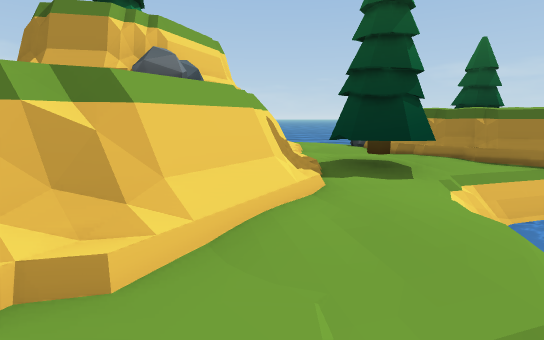
View 1 (above)

24 first-person views from a walk through a scene from a Unity 3-D project. The camera is 1.2 m above the floor, tilts 10° down and sees 85° across. The floor is counted in squares, 1 m on a side. Each view is taken from the middle of a square. On the plan, view 1 faces up. The plan holds only what a view shows up to about 13 squares ahead; the rest is blank. The place goes on beyond the plan. Some surface patterns are stand-ins.

View 2
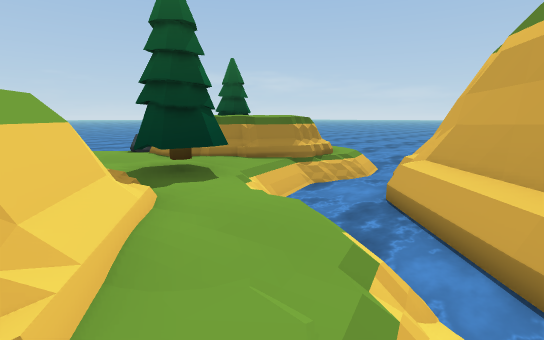

View 3
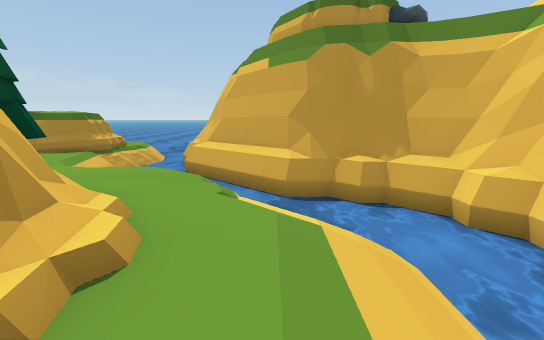

View 4
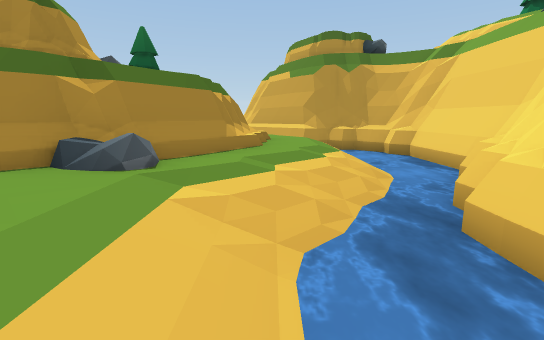

View 5
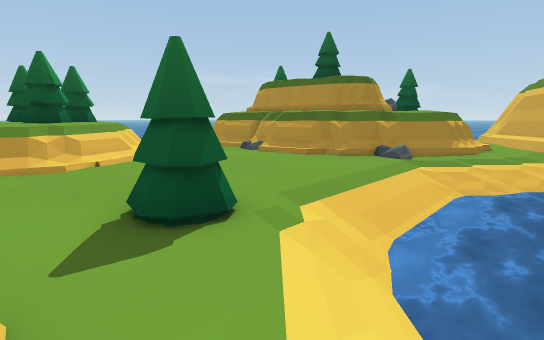

View 6
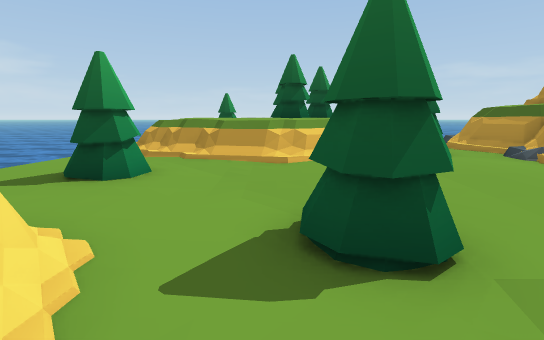

View 7
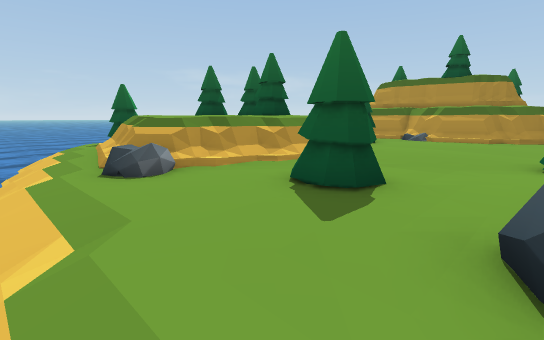

View 8
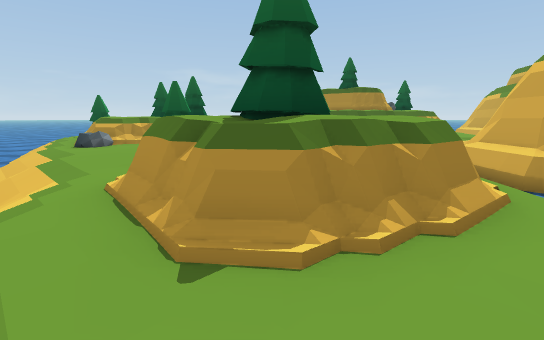

View 9
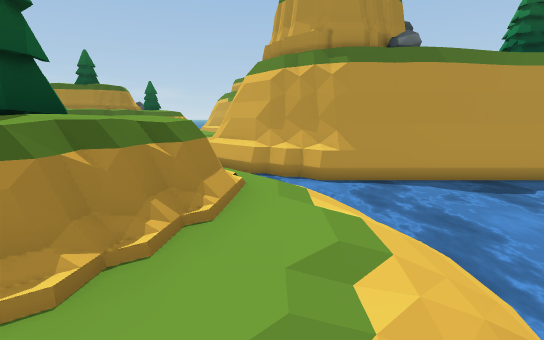

View 10
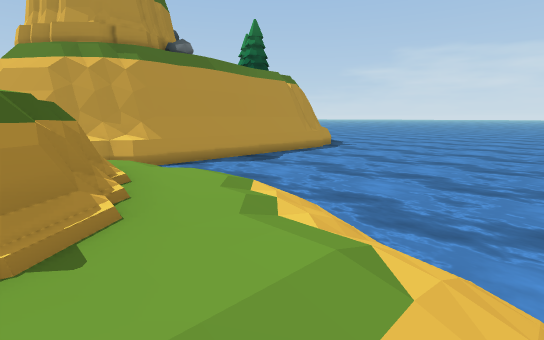

View 11
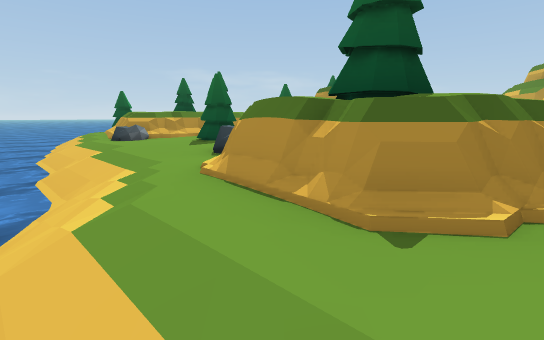

View 12
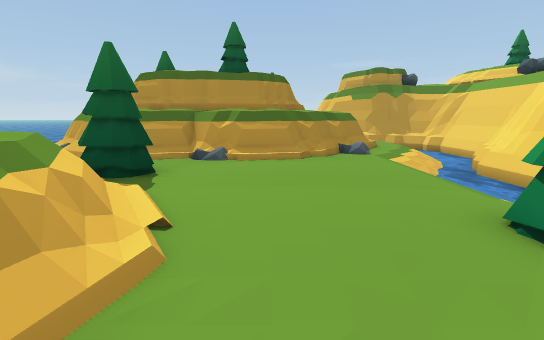

View 13
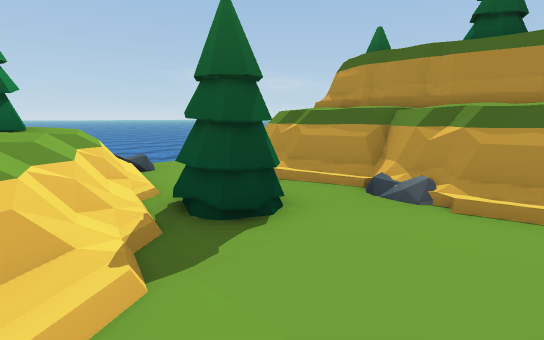

View 14
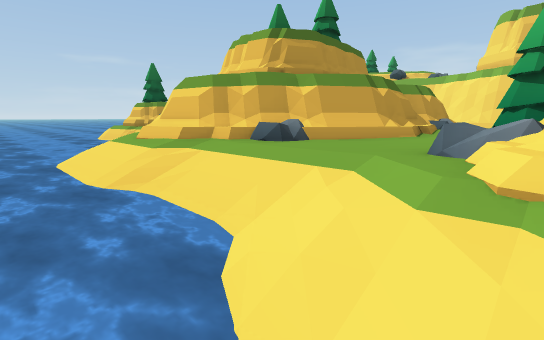

View 15
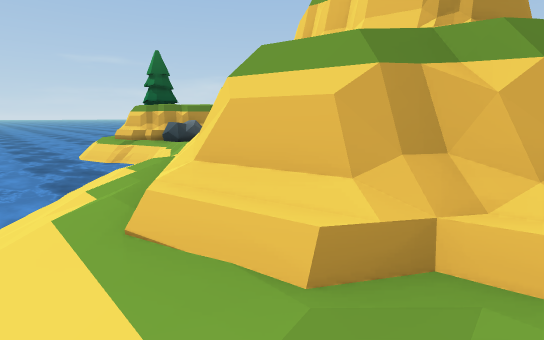

View 16
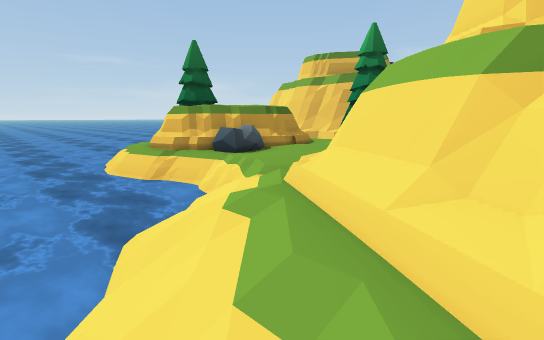

View 17
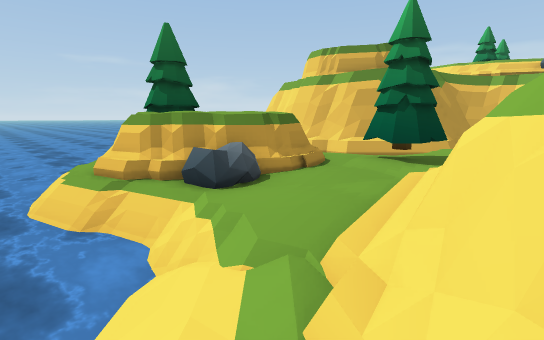

View 18
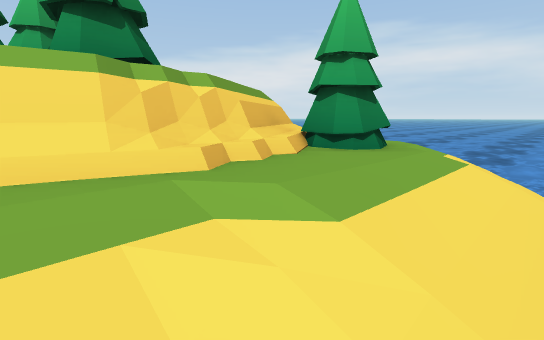

View 19
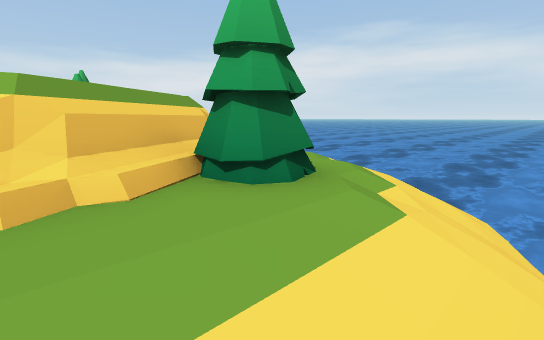

View 20
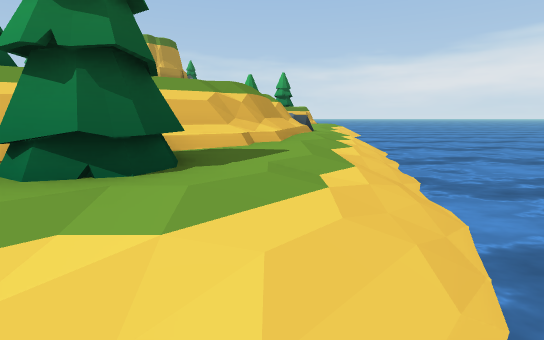

View 21
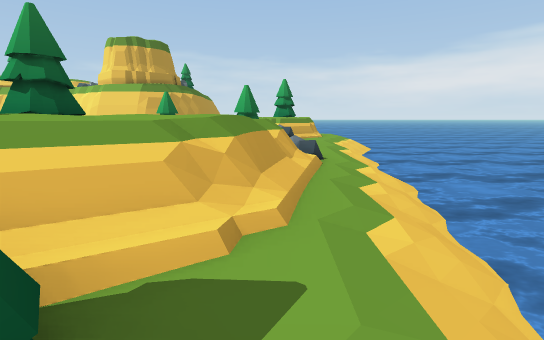

View 22
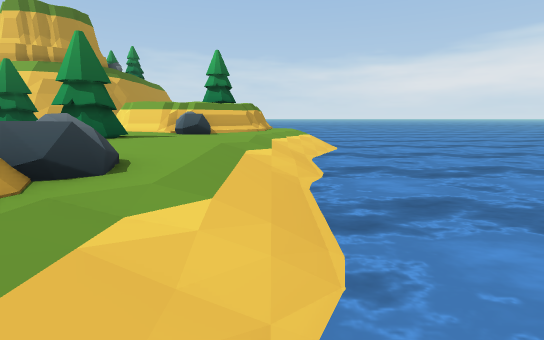

View 23
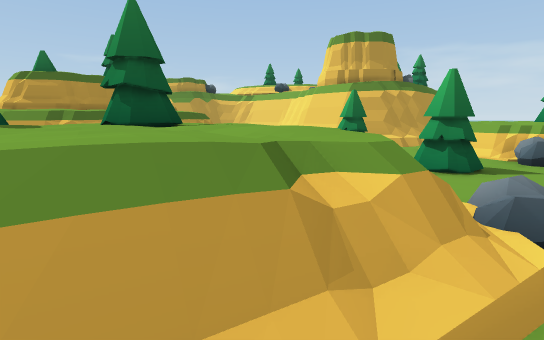

View 24
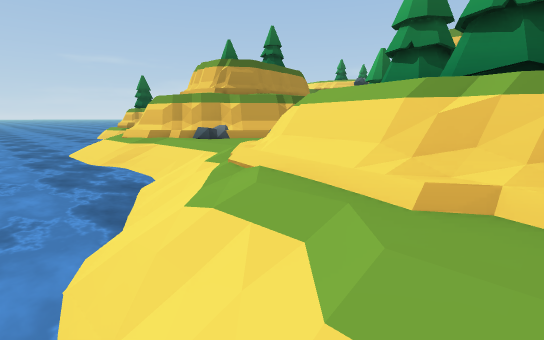

### Floor plan
Key: @ floor where view 1 was taken; # wall or solid block; x gap in a wall; . main floor; : floor 0.25 m higher than the main floor; - floor 0.25 m lower than the main floor; + floor 0.5 m higher than the main floor; _ floor 0.5 m lower than the main floor; * floor 0.75 m higher than the main floor; < floor 0.75 m lower than the main floor; % floor 1 m higher than the main floor; / step, stairs or slope; = window, fence, low wall or low ledge; ~ water the walk can cross; ≈ water the walk keeps out of; ^ raised ledge; T tree; O other object.
Columns run from 26 left of view 1 to 8 right of it. Each row starts with its distance up from view 1.
 20      ≈
 19 ≈≈≈≈≈≈≈~/////~~≈≈≈≈≈≈≈≈
 18 ≈≈≈≈≈≈~//---///~~~≈≈≈≈≈≈≈≈≈≈≈
 17 ≈≈≈≈≈~//TT.././//~~~~~~~~≈≈≈≈≈≈≈≈
 16 ≈≈≈≈≈</.TT#=*+=#/////////~≈≈≈≈≈≈≈≈≈
 15 ≈≈≈≈≈//.:+%##%%=.----###-//~≈≈≈≈≈≈≈
 14 ≈≈≈≈~///*%%TTTT+:...=^===///≈≈≈≈≈≈≈
 13 ≈≈≈≈≈/.:%%%%TT#+...=#^ ^==///~~//≈≈
 12 ≈≈≈≈</.*%%%%%=%=..#^^^###==.///===
 11 ≈≈≈≈///*%%%#T%=#..=^^#TT^^=..OO^^#=
 10 ≈≈≈~//x*%%%TT%=TT.=^^^ T ^=..O#^TT
  9 ≈≈≈~/.Ox=%%%%%#TT.=^^^#   =..#^  T
  8 ≈≈≈~/....#=**:....=^^##  ##..#=^^
  7 ≈≈≈~/.............=^ #  ^#=.TT==^^
  6 ≈≈≈</...T.........=^ ^^ OO=TTT.#===
  5 ≈≈≈//..TT.........#=^^###O#TTT_≈≈≈
  4 ≈≈≈//..............==^^^ ^=..≈≈≈≈≈≈
  3 ≈≈~//.. ...TT.......=^^^^^=..≈≈≈###
  2 ≈≈~/..=O==..T.------.#=#==..-≈≈###
  1 ≈~//.==%% /./////////....../≈≈##
  0 ≈~/.==#T  =//~~≈≈≈≈~//-...@/~###
 -1 ≈~/..=T#  .  ≈≈  ##=~</////~≈##
 -2   /.==##     ≈##  ###≈~~~~~≈##
 -3   /..====/  ~##     ###≈≈≈≈###
 -4   ///..../ ~##       ########
 -5   ~///-///~≈##
 -6   ≈≈~<//~~≈≈#
 -7   ≈≈≈≈≈≈≈≈≈≈#
 -8   ≈≈≈≈≈≈≈≈≈≈#
 -9   ≈≈≈≈≈≈≈≈≈≈#

Positions as (right, up) in squares from view 1, and headings:
1: (0, 0), facing up
2: (-1, 0), facing up-right
3: (-4, 0), facing right
4: (-10, 1), facing right
5: (-16, -1), facing up-right
6: (-15, 0), facing up
7: (-22, 3), facing up-right
8: (-23, -4), facing up-right
9: (-23, -4), facing right
10: (-24, -2), facing down-right
11: (-24, -3), facing up-right
12: (-17, 6), facing right
13: (-13, 6), facing up-right
14: (-11, 18), facing down-right
15: (-6, 16), facing down-right
16: (-3, 16), facing down-right
17: (-1, 14), facing down-right
18: (-13, 19), facing down-left
19: (-15, 19), facing down-left
20: (-19, 19), facing down
21: (-19, 17), facing down
22: (-22, 12), facing down
23: (-20, 13), facing down-right
24: (-15, 19), facing down-right
